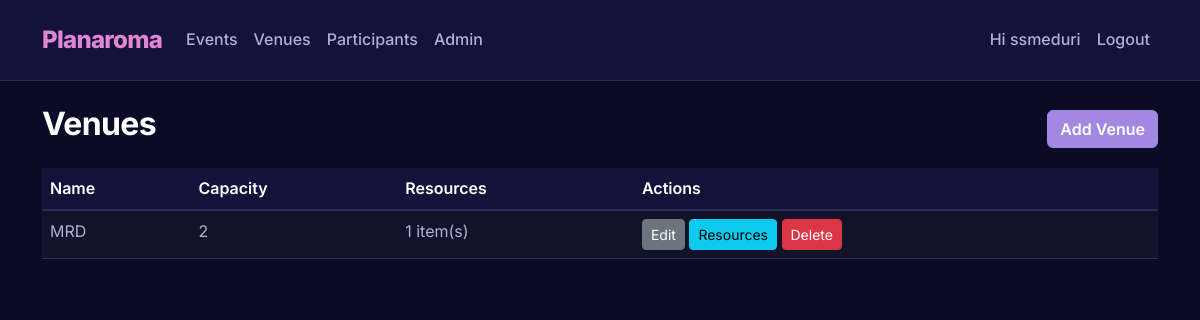
The app's page /venues (signed in), older data.
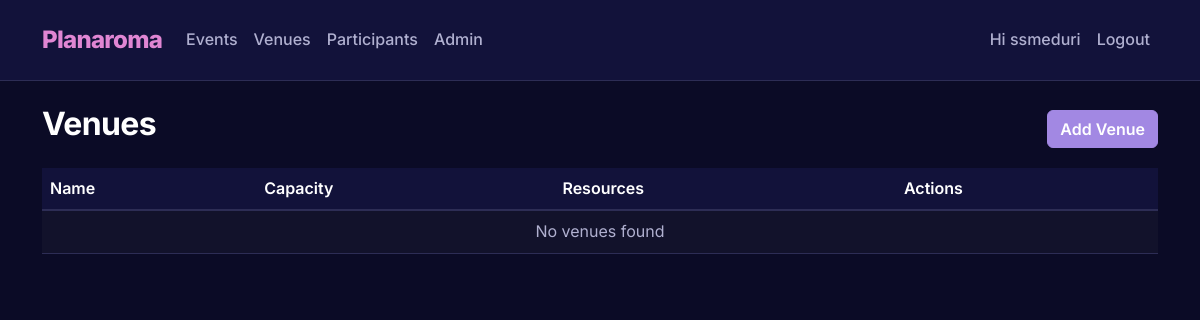
The same page, newer data.
### app/models.py (models this page shows, shortened)
class Venue(db.Model):
    __tablename__ = 'venue'
    id = db.Column(db.Integer, primary_key=True)
    name = db.Column(db.String(150), nullable=False, unique=True)
    capacity = db.Column(db.Integer, nullable=False, default=0)
    resources_list = db.relationship('Resource', back_populates='venue', cascade='all, delete-orphan')
    events = db.relationship('Event', backref='venue', lazy=True, cascade='all, delete-orphan')

### app/routes.py (the view)
@main_bp.route('/venues')
@login_required
def list_venues():
    venues = Venue.query.order_by(Venue.name).all()
    return render_template('venues/list.html', venues=venues)

### app/__init__.py (called while the page is built)
def create_app():
    app = Flask(__name__, static_folder='static', template_folder='templates')
    app.config.from_object(Config)
    db.init_app(app)
    login_manager.init_app(app)
    from .models import User
    @login_manager.user_loader
    def load_user(user_id):
        return User.query.get(int(user_id))
    from .routes import main_bp
    from .auth import auth_bp
    app.register_blueprint(main_bp)
    app.register_blueprint(auth_bp)
    return app

### app/templates/venues/list.html
{% extends 'base.html' %}
{% block content %}
<div class="d-flex justify-content-between align-items-center mb-3">
    <h2>Venues</h2>
    {% if current_user.is_authenticated %}
      <a class="btn btn-primary" href="{{ url_for('main.add_venue') }}">Add Venue</a>
    {% endif %}
</div>
<table class="table table-striped">
    <thead>
        <tr><th>Name</th><th>Capacity</th><th>Resources</th>{% if current_user.is_authenticated %}<th>Actions</th>{% endif %}</tr>
    </thead>
    <tbody>
        {% for v in venues %}
        <tr>
            <td>{{ v.name }}</td>
            <td>{{ v.capacity }}</td>
            <td>
              {% if v.resources_list %}
                {{ v.resources_list|length }} item(s)
              {% else %}
                -
              {% endif %}
            </td>
            {% if current_user.is_authenticated %}
            <td>
                <a class="btn btn-sm btn-secondary" href="{{ url_for('main.edit_venue', venue_id=v.id) }}">Edit</a>
                <a class="btn btn-sm btn-info" href="{{ url_for('main.manage_resources', venue_id=v.id) }}">Resources</a>
                <form method="POST" action="{{ url_for('main.delete_venue', venue_id=v.id) }}" style="display:inline-block" onsubmit="return confirm('Delete venue?');">
                    <button class="btn btn-sm btn-danger">Delete</button>
                </form>
            </td>
            {% endif %}
        </tr>
        {% else %}
        <tr><td colspan="4" class="text-center">No venues found</td></tr>
        {% endfor %}
    </tbody>
</table>
{% endblock %}

Row changes from the older to the newer data that the page shows:
removed Venue: name "MRD", capacity "2", resources_list|length "1"
Text that changed along with them:
text now shown: "No venues found"
